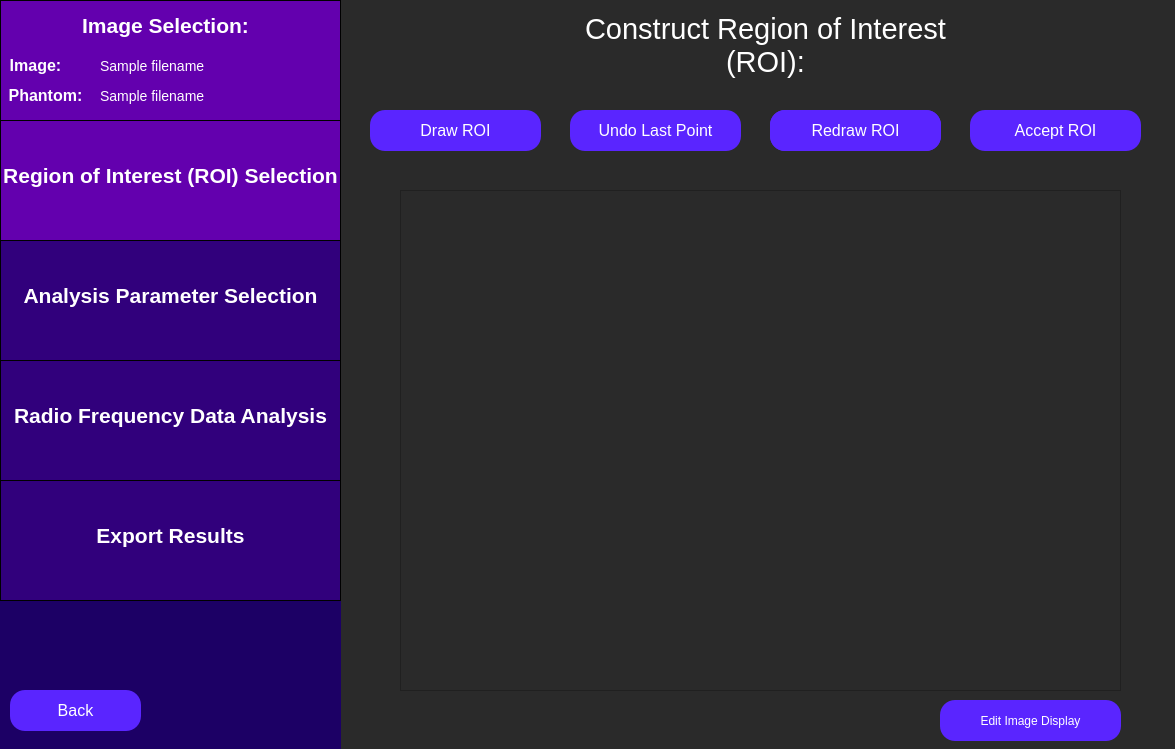
<?xml version="1.0" encoding="UTF-8"?>
<ui version="4.0">
 <class>constructRoi</class>
 <widget class="QWidget" name="constructRoi">
  <property name="geometry">
   <rect>
    <x>0</x>
    <y>0</y>
    <width>1175</width>
    <height>749</height>
   </rect>
  </property>
  <property name="windowTitle">
   <string>Select Region of Interest</string>
  </property>
  <property name="styleSheet">
   <string notr="true">QWidget {
	background: rgb(42, 42, 42);
}</string>
  </property>
  <widget class="QLabel" name="constructRoiLabel">
   <property name="geometry">
    <rect>
     <x>550</x>
     <y>-20</y>
     <width>431</width>
     <height>131</height>
    </rect>
   </property>
   <property name="styleSheet">
    <string notr="true">QLabel {
	font-size: 29px;
	color: rgb(255, 255, 255);
	background-color: rgba(255, 255, 255, 0);
}</string>
   </property>
   <property name="text">
    <string>Construct Region of Interest (ROI):</string>
   </property>
   <property name="textFormat">
    <enum>Qt::AutoText</enum>
   </property>
   <property name="scaledContents">
    <bool>false</bool>
   </property>
   <property name="alignment">
    <set>Qt::AlignCenter</set>
   </property>
   <property name="wordWrap">
    <bool>true</bool>
   </property>
  </widget>
  <widget class="QFrame" name="imDisplayFrame">
   <property name="geometry">
    <rect>
     <x>400</x>
     <y>190</y>
     <width>721</width>
     <height>501</height>
    </rect>
   </property>
   <property name="frameShape">
    <enum>QFrame::StyledPanel</enum>
   </property>
   <property name="frameShadow">
    <enum>QFrame::Raised</enum>
   </property>
  </widget>
  <widget class="QPushButton" name="drawRoiButton">
   <property name="geometry">
    <rect>
     <x>370</x>
     <y>110</y>
     <width>171</width>
     <height>41</height>
    </rect>
   </property>
   <property name="styleSheet">
    <string notr="true">QPushButton {
	color: white;
	font-size: 16px;
	background: rgb(90, 37, 255);
	border-radius: 15px;
}
QPushButton:checked {
	color:white; 
	font-size: 16px;
	background: rgb(45, 0, 110);
	border-radius: 15px;
}
</string>
   </property>
   <property name="text">
    <string>Draw ROI</string>
   </property>
   <property name="checkable">
    <bool>true</bool>
   </property>
   <property name="checked">
    <bool>false</bool>
   </property>
  </widget>
  <widget class="QPushButton" name="undoLastPtButton">
   <property name="geometry">
    <rect>
     <x>570</x>
     <y>110</y>
     <width>171</width>
     <height>41</height>
    </rect>
   </property>
   <property name="styleSheet">
    <string notr="true">QPushButton {
	color: white;
	font-size: 16px;
	background: rgb(90, 37, 255);
	border-radius: 15px;
}</string>
   </property>
   <property name="text">
    <string>Undo Last Point</string>
   </property>
   <property name="checkable">
    <bool>false</bool>
   </property>
  </widget>
  <widget class="QPushButton" name="acceptRoiButton">
   <property name="geometry">
    <rect>
     <x>970</x>
     <y>110</y>
     <width>171</width>
     <height>41</height>
    </rect>
   </property>
   <property name="styleSheet">
    <string notr="true">QPushButton {
	color: white;
	font-size: 16px;
	background: rgb(90, 37, 255);
	border-radius: 15px;
}</string>
   </property>
   <property name="text">
    <string>Accept ROI</string>
   </property>
   <property name="checkable">
    <bool>false</bool>
   </property>
  </widget>
  <widget class="QWidget" name="sidebar" native="true">
   <property name="geometry">
    <rect>
     <x>0</x>
     <y>0</y>
     <width>341</width>
     <height>751</height>
    </rect>
   </property>
   <property name="toolTip">
    <string>&lt;html&gt;&lt;head/&gt;&lt;body&gt;&lt;p&gt;&lt;br/&gt;&lt;/p&gt;&lt;/body&gt;&lt;/html&gt;</string>
   </property>
   <property name="styleSheet">
    <string notr="true">QWidget {
	background-color: rgb(28, 0, 101);
}</string>
   </property>
   <widget class="QFrame" name="imageSelectionSidebar">
    <property name="geometry">
     <rect>
      <x>0</x>
      <y>0</y>
      <width>341</width>
      <height>121</height>
     </rect>
    </property>
    <property name="styleSheet">
     <string notr="true">QFrame {
	background-color: rgb(99, 0, 174);
	border: 1px solid black;
}</string>
    </property>
    <property name="frameShape">
     <enum>QFrame::StyledPanel</enum>
    </property>
    <property name="frameShadow">
     <enum>QFrame::Raised</enum>
    </property>
    <widget class="QLabel" name="imageSelectionLabelSidebar">
     <property name="geometry">
      <rect>
       <x>70</x>
       <y>0</y>
       <width>191</width>
       <height>51</height>
      </rect>
     </property>
     <property name="styleSheet">
      <string notr="true">QLabel {
	font-size: 21px;
	color: rgb(255, 255, 255);
	background-color: rgba(255, 255, 255, 0);
	border: 0px;
	font-weight: bold;
}</string>
     </property>
     <property name="text">
      <string>Image Selection:</string>
     </property>
     <property name="alignment">
      <set>Qt::AlignCenter</set>
     </property>
    </widget>
    <widget class="QLabel" name="imageLabel">
     <property name="geometry">
      <rect>
       <x>-60</x>
       <y>40</y>
       <width>191</width>
       <height>51</height>
      </rect>
     </property>
     <property name="styleSheet">
      <string notr="true">QLabel {
	font-size: 16px;
	color: rgb(255, 255, 255);
	background-color: rgba(255, 255, 255, 0);
	border: 0px;
	font-weight: bold;
}</string>
     </property>
     <property name="text">
      <string>Image:</string>
     </property>
     <property name="alignment">
      <set>Qt::AlignCenter</set>
     </property>
    </widget>
    <widget class="QLabel" name="phantomLabel">
     <property name="geometry">
      <rect>
       <x>-50</x>
       <y>70</y>
       <width>191</width>
       <height>51</height>
      </rect>
     </property>
     <property name="styleSheet">
      <string notr="true">QLabel {
	font-size: 16px;
	color: rgb(255, 255, 255);
	background-color: rgba(255, 255, 255, 0);
	border: 0px;
	font-weight: bold
}</string>
     </property>
     <property name="text">
      <string>Phantom:</string>
     </property>
     <property name="alignment">
      <set>Qt::AlignCenter</set>
     </property>
    </widget>
    <widget class="QLabel" name="imagePathInput">
     <property name="geometry">
      <rect>
       <x>100</x>
       <y>40</y>
       <width>241</width>
       <height>51</height>
      </rect>
     </property>
     <property name="styleSheet">
      <string notr="true">QLabel {
	font-size: 14px;
	color: rgb(255, 255, 255);
	background-color: rgba(255, 255, 255, 0);
	border: 0px;
}</string>
     </property>
     <property name="text">
      <string>Sample filename </string>
     </property>
     <property name="alignment">
      <set>Qt::AlignLeading|Qt::AlignLeft|Qt::AlignVCenter</set>
     </property>
    </widget>
    <widget class="QLabel" name="phantomPathInput">
     <property name="geometry">
      <rect>
       <x>100</x>
       <y>70</y>
       <width>241</width>
       <height>51</height>
      </rect>
     </property>
     <property name="styleSheet">
      <string notr="true">QLabel {
	font-size: 14px;
	color: rgb(255, 255, 255);
	background-color: rgba(255, 255, 255, 0);
	border: 0px;
}</string>
     </property>
     <property name="text">
      <string>Sample filename </string>
     </property>
     <property name="alignment">
      <set>Qt::AlignLeading|Qt::AlignLeft|Qt::AlignVCenter</set>
     </property>
    </widget>
   </widget>
   <widget class="QFrame" name="roiSidebar">
    <property name="geometry">
     <rect>
      <x>0</x>
      <y>120</y>
      <width>341</width>
      <height>121</height>
     </rect>
    </property>
    <property name="styleSheet">
     <string notr="true">QFrame {
	background-color: rgb(99, 0, 174);
	border: 1px solid black;
}</string>
    </property>
    <property name="frameShape">
     <enum>QFrame::StyledPanel</enum>
    </property>
    <property name="frameShadow">
     <enum>QFrame::Raised</enum>
    </property>
    <widget class="QLabel" name="roiSidebarLabel">
     <property name="geometry">
      <rect>
       <x>0</x>
       <y>30</y>
       <width>341</width>
       <height>51</height>
      </rect>
     </property>
     <property name="styleSheet">
      <string notr="true">QLabel {
	font-size: 21px;
	color: rgb(255, 255, 255);
	background-color: rgba(255, 255, 255, 0);
	border: 0px;
	font-weight: bold;
}</string>
     </property>
     <property name="text">
      <string>Region of Interest (ROI) Selection</string>
     </property>
     <property name="alignment">
      <set>Qt::AlignCenter</set>
     </property>
    </widget>
   </widget>
   <widget class="QFrame" name="rfAnalysisSidebar">
    <property name="geometry">
     <rect>
      <x>0</x>
      <y>360</y>
      <width>341</width>
      <height>121</height>
     </rect>
    </property>
    <property name="styleSheet">
     <string notr="true">QFrame {
	background-color:  rgb(49, 0, 124);
	border: 1px solid black;
}</string>
    </property>
    <property name="frameShape">
     <enum>QFrame::StyledPanel</enum>
    </property>
    <property name="frameShadow">
     <enum>QFrame::Raised</enum>
    </property>
    <widget class="QLabel" name="rfAnalysisLabel">
     <property name="geometry">
      <rect>
       <x>0</x>
       <y>30</y>
       <width>341</width>
       <height>51</height>
      </rect>
     </property>
     <property name="styleSheet">
      <string notr="true">QLabel {
	font-size: 21px;
	color: rgb(255, 255, 255);
	background-color: rgba(255, 255, 255, 0);
	border: 0px;
	font-weight: bold;
}</string>
     </property>
     <property name="text">
      <string>Radio Frequency Data Analysis</string>
     </property>
     <property name="alignment">
      <set>Qt::AlignCenter</set>
     </property>
    </widget>
   </widget>
   <widget class="QFrame" name="exportResultsSidebar">
    <property name="geometry">
     <rect>
      <x>0</x>
      <y>480</y>
      <width>341</width>
      <height>121</height>
     </rect>
    </property>
    <property name="styleSheet">
     <string notr="true">QFrame {
	background-color:  rgb(49, 0, 124);
	border: 1px solid black;
}</string>
    </property>
    <property name="frameShape">
     <enum>QFrame::StyledPanel</enum>
    </property>
    <property name="frameShadow">
     <enum>QFrame::Raised</enum>
    </property>
    <widget class="QLabel" name="exportResultsLabel">
     <property name="geometry">
      <rect>
       <x>20</x>
       <y>30</y>
       <width>301</width>
       <height>51</height>
      </rect>
     </property>
     <property name="styleSheet">
      <string notr="true">QLabel {
	font-size: 21px;
	color: rgb(255, 255, 255);
	background-color: rgba(255, 255, 255, 0);
	border: 0px;
	font-weight: bold;
}</string>
     </property>
     <property name="text">
      <string>Export Results</string>
     </property>
     <property name="alignment">
      <set>Qt::AlignCenter</set>
     </property>
    </widget>
   </widget>
  </widget>
  <widget class="QFrame" name="analysisParamsSidebar">
   <property name="geometry">
    <rect>
     <x>0</x>
     <y>240</y>
     <width>341</width>
     <height>121</height>
    </rect>
   </property>
   <property name="styleSheet">
    <string notr="true">QFrame {
	background-color: rgb(49, 0, 124);
	border: 1px solid black;
}</string>
   </property>
   <property name="frameShape">
    <enum>QFrame::StyledPanel</enum>
   </property>
   <property name="frameShadow">
    <enum>QFrame::Raised</enum>
   </property>
   <widget class="QLabel" name="analysisParamsLabel">
    <property name="geometry">
     <rect>
      <x>0</x>
      <y>30</y>
      <width>341</width>
      <height>51</height>
     </rect>
    </property>
    <property name="styleSheet">
     <string notr="true">QLabel {
	font-size: 21px;
	color: rgb(255, 255, 255);
	background-color: rgba(255, 255, 255, 0);
	border: 0px;
	font-weight:bold;
}</string>
    </property>
    <property name="text">
     <string>Analysis Parameter Selection</string>
    </property>
    <property name="alignment">
     <set>Qt::AlignCenter</set>
    </property>
   </widget>
  </widget>
  <widget class="QPushButton" name="editImageDisplayButton">
   <property name="geometry">
    <rect>
     <x>940</x>
     <y>700</y>
     <width>181</width>
     <height>41</height>
    </rect>
   </property>
   <property name="styleSheet">
    <string notr="true">QPushButton {
	color: white;
	font-size: 12px;
	background: rgb(90, 37, 255);
	border-radius: 15px;
}</string>
   </property>
   <property name="text">
    <string>Edit Image Display</string>
   </property>
  </widget>
  <widget class="QPushButton" name="closeRoiButton">
   <property name="geometry">
    <rect>
     <x>770</x>
     <y>110</y>
     <width>171</width>
     <height>41</height>
    </rect>
   </property>
   <property name="styleSheet">
    <string notr="true">QPushButton {
	color: white;
	font-size: 16px;
	background: rgb(90, 37, 255);
	border-radius: 15px;
}</string>
   </property>
   <property name="text">
    <string>Close ROI</string>
   </property>
   <property name="checkable">
    <bool>false</bool>
   </property>
  </widget>
  <widget class="QPushButton" name="redrawRoiButton">
   <property name="geometry">
    <rect>
     <x>770</x>
     <y>110</y>
     <width>171</width>
     <height>41</height>
    </rect>
   </property>
   <property name="styleSheet">
    <string notr="true">QPushButton {
	color: white;
	font-size: 16px;
	background: rgb(90, 37, 255);
	border-radius: 15px;
}</string>
   </property>
   <property name="text">
    <string>Redraw ROI</string>
   </property>
   <property name="checkable">
    <bool>false</bool>
   </property>
  </widget>
  <widget class="QPushButton" name="backButton">
   <property name="geometry">
    <rect>
     <x>10</x>
     <y>690</y>
     <width>131</width>
     <height>41</height>
    </rect>
   </property>
   <property name="styleSheet">
    <string notr="true">QPushButton {
	color: white;
	font-size: 16px;
	background: rgb(90, 37, 255);
	border-radius: 15px;
}</string>
   </property>
   <property name="text">
    <string>Back</string>
   </property>
  </widget>
 </widget>
 <resources/>
 <connections/>
</ui>
